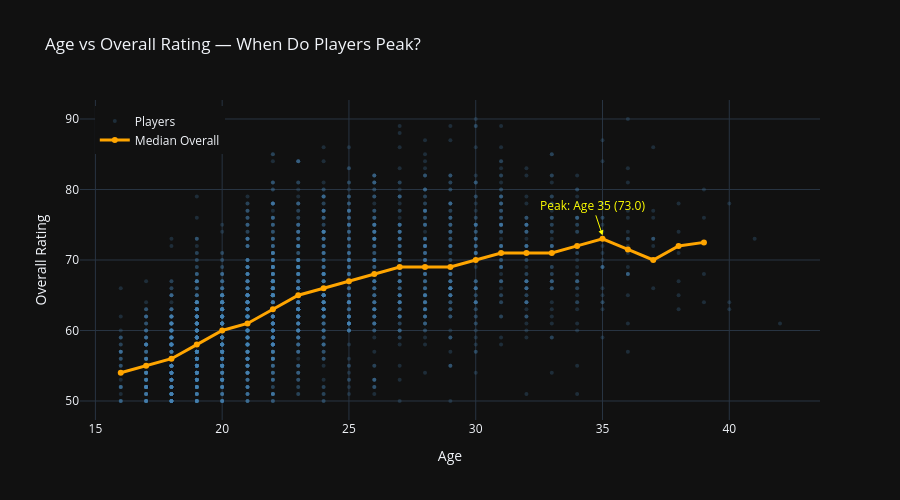

The cell this chart's notebook holds for it:
### Code cell
# ── Age vs Overall — Peak Age Curve ──────────────────────────────────────────
age_stats = df_clean.groupby('Age')['Overall'].agg(['mean', 'median', 'count']).reset_index()
age_stats = age_stats[age_stats['count'] >= 20]  # only ages with enough players

fig = go.Figure()

# Scatter: individual players (sampled)
sample2 = df_clean.sample(n=3000, random_state=1)
fig.add_trace(go.Scatter(
    x=sample2['Age'], y=sample2['Overall'],
    mode='markers',
    marker=dict(size=4, opacity=0.25, color='steelblue'),
    name='Players'
))

# Line: median overall per age
fig.add_trace(go.Scatter(
    x=age_stats['Age'], y=age_stats['median'],
    mode='lines+markers',
    line=dict(color='orange', width=3),
    marker=dict(size=6),
    name='Median Overall'
))

# Mark peak age
peak = age_stats.loc[age_stats['median'].idxmax()]
fig.add_annotation(
    x=peak['Age'], y=peak['median'] + 0.5,
    text=f"Peak: Age {int(peak['Age'])} ({peak['median']:.1f})",
    showarrow=True, arrowhead=2, arrowcolor='yellow',
    font=dict(color='yellow', size=12)
)

fig.update_layout(
    title='Age vs Overall Rating — When Do Players Peak?',
    xaxis_title='Age',
    yaxis_title='Overall Rating',
    template='plotly_dark',
    height=500,
    legend=dict(x=0.02, y=0.98)
)
fig.show()

print(f"\nPeak median rating at age {int(peak['Age'])}: {peak['median']:.1f}")
print("\nMedian Overall by Age:")
print(age_stats[['Age', 'median', 'count']].to_string(index=False))

### Figure 1 — Plotly figure (JSON) as saved in the notebook; plotly's stock layout.template omitted (floating-point values rounded to 4 significant figures; data arrays with more than 128 entries replaced by an {"elided": "..."} marker saying what was removed)
{"data": [{"marker": {"color": "steelblue", "opacity": 0.25, "size": 4}, "mode": "markers", "name": "Players", "type": "scatter", "x": {"elided": "3000 int values"}, "y": {"elided": "3000 int values"}}, {"line": {"color": "orange", "width": 3}, "marker": {"size": 6}, "mode": "lines+markers", "name": "Median Overall", "type": "scatter", "x": [16, 17, 18, 19, 20, 21, 22, 23, 24, 25, 26, 27, 28, 29, 30, 31, 32, 33, 34, 35, 36, 37, 38, 39], "y": [54.0, 55.0, 56.0, 58.0, 60.0, 61.0, 63.0, 65.0, 66.0, 67.0, 68.0, 69.0, 69.0, 69.0, 70.0, 71.0, 71.0, 71.0, 72.0, 73.0, 71.5, 70.0, 72.0, 72.5]}], "layout": {"annotations": [{"arrowcolor": "yellow", "arrowhead": 2, "font": {"color": "yellow", "size": 12}, "showarrow": true, "text": "Peak: Age 35 (73.0)", "x": 35.0, "y": 73.5}], "height": 500, "legend": {"x": 0.02, "y": 0.98}, "title": {"text": "Age vs Overall Rating — When Do Players Peak?"}, "xaxis": {"title": {"text": "Age"}}, "yaxis": {"title": {"text": "Overall Rating"}}}}
